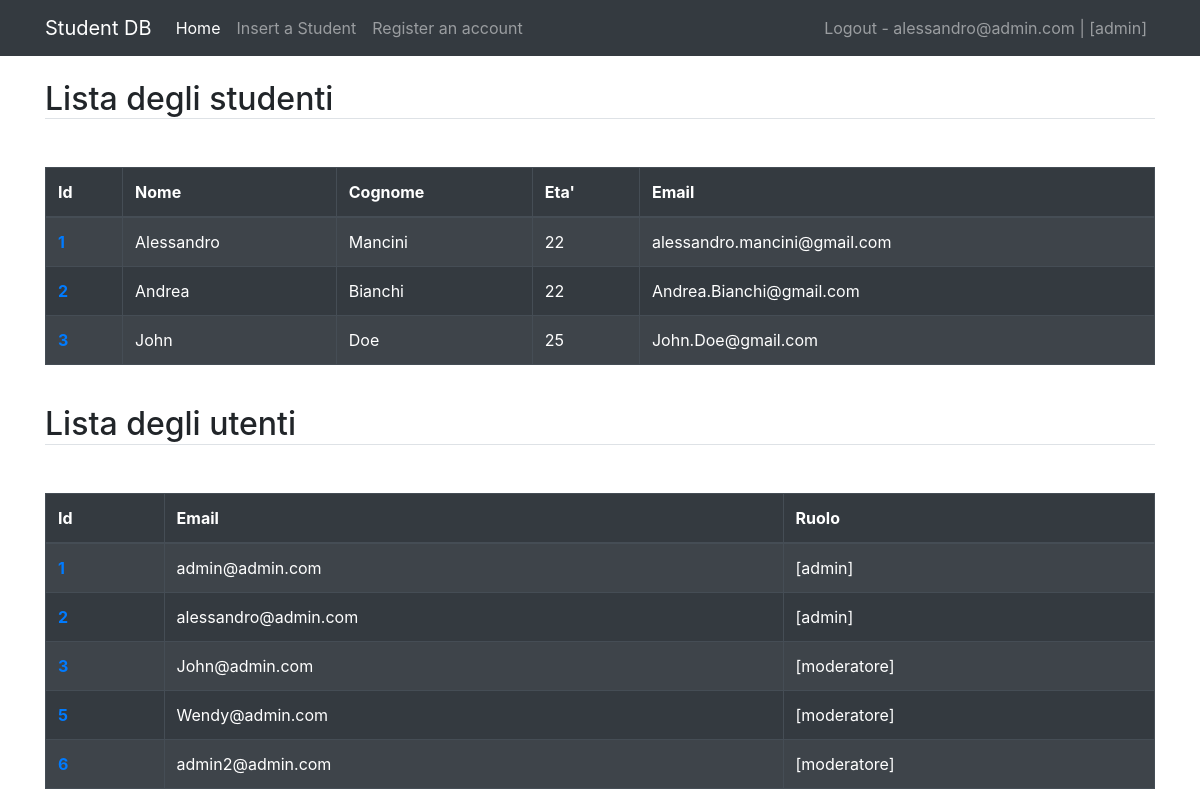
The app's page /home (signed in) with its own data.
### esercizio_studenti_flask/model.py (models this page shows, shortened)
class User(db.Model, UserMixin):
    id = db.Column(db.Integer, primary_key=True)
    email = db.Column(db.String(255), unique=True)
    password = db.Column(db.String(255))
    active = db.Column(db.Boolean())
    confirmed_at = db.Column(db.DateTime())
    roles = db.relationship('Role', secondary=roles_users,
                            backref=db.backref('users', lazy='dynamic'))

class Role(db.Model, RoleMixin):
    id = db.Column(db.Integer(), primary_key=True)
    name = db.Column(db.String(80), unique=True)
    description = db.Column(db.String(255))
    def __repr__(self):
        return f'{self.name}'

class Student(db.Model):
    id = db.Column(db.Integer, primary_key=True)
    name = db.Column(db.String, nullable=False)
    lastname = db.Column(db.String, nullable=False)
    age = db.Column(db.Integer, nullable=False)
    email = db.Column(db.String, unique=True)

### esercizio_studenti_flask/view/home.py (the view)
@home_bp.route('/')
@home_bp.route('/home')
@login_required
def home():
    students = Student.query.all()
    admins = User.query.all()
    return render_template('home.html', title='Home', students=students, users=admins)

### esercizio_studenti_flask/templates/home.html
{% extends 'layout.html' %}
    {% block active_nav %}
    <ul class="navbar-nav mr-auto">
        <li class="nav-item active">
            <a class="nav-link" href=" {{ url_for('home.home') }}">Home</a>
        </li>
        {% if current_user.is_authenticated %}
            <li class="nav-item">
                <a class="nav-link" href=" {{ url_for('register.student') }}">Insert a Student</a>
            </li>
            <li class="nav-item"><a class="nav-link" href=" {{ url_for('register.admin') }}">Register an account</a></li>
        {% endif %}
    </ul>
    <ul class="navbar-nav navbar-right">
        {% if current_user.is_authenticated %}
            <li class="nav-item"><a class="nav-link" href=" {{ url_for('logout.logout') }}">Logout - {{ current_user.email }} | {{ current_user.roles }} </a></li>
                {% else %}
            <li class="nav-item"><a class="nav-link" href=" {{ url_for('login.login') }}">Login</a></li>
        {% endif %}
    </ul>
    {% endblock %}
{% block content %}
    <h2 class="mt-4 mb-4 border-bottom">Lista degli studenti</h2>
<div class="table-responsive">
    <table class="table table-striped table-dark table-bordered mt-4">
        <thead>
            <tr>
                <th scope="col">Id</th>
                <th scope="col">Nome</th>
                <th scope="col">Cognome</th>
                <th scope="col">Eta'</th>
                <th scope="col">Email</th>
            </tr>
        </thead>
        <tbody>
            {% for student in students %}
                <tr>
                    <th> <a href="{{ url_for('edit.student', student_id = student.id) }}">{{ student.id }}</a></th>
                    <td> {{ student.name }}</td>
                    <td> {{ student.lastname}}</td>
                    <td> {{ student.age }} </td>
                    <td> {{ student.email }} </td>
                </tr>
            {% endfor %}
        </tbody>
    </table>
</div>
 <h2 class="mt-4 mb-4 border-bottom">Lista degli utenti</h2>
<div class="table-responsive">
    <table class="table table-striped table-dark table-bordered mt-4">
        <thead>
            <tr>
                <th scope="col">Id</th>
                <th scope="col">Email</th>
                <th scope="col">Ruolo</th>
            </tr>
        </thead>
        <tbody>
            {% for user in users %}
                <tr>
                    <th><a href="{{ url_for('edit.user', user_id = user.id) }}">{{ user.id }}</a></th>
                    <td> {{ user.email }}</td>
                    <td> {{ user.roles }}</td>
                </tr>
            {% endfor %}
        </tbody>
    </table>
</div>
{% endblock %}

### records on screen
User: email "alessandro@admin.com", id "2", roles "[admin]"
Role: roles "[admin]"
Student: id "1", name "Alessandro", lastname "Mancini", age "22", email "alessandro.mancini@gmail.com"
Student: id "2", name "Andrea", lastname "Bianchi", age "22", email "Andrea.Bianchi@gmail.com"
Student: id "3", name "John", lastname "Doe", age "25", email "John.Doe@gmail.com"
User: id "1", email "admin@admin.com", roles "[admin]"
User: id "3", email "John@admin.com", roles "[moderatore]"
User: id "5", email "Wendy@admin.com", roles "[moderatore]"
User: id "6", email "admin2@admin.com", roles "[moderatore]"
